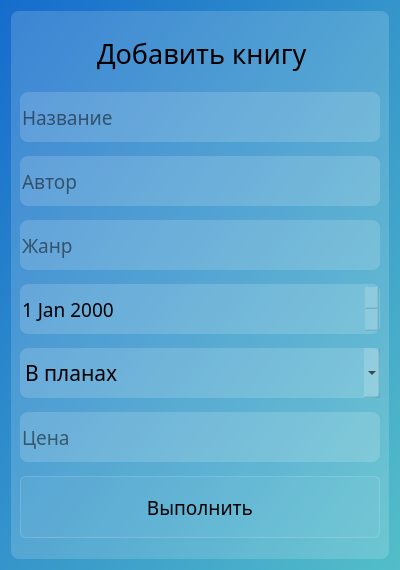
<?xml version="1.0" encoding="UTF-8"?>
<ui version="4.0">
 <class>Dialog</class>
 <widget class="QDialog" name="Dialog">
  <property name="geometry">
   <rect>
    <x>0</x>
    <y>0</y>
    <width>400</width>
    <height>570</height>
   </rect>
  </property>
  <property name="minimumSize">
   <size>
    <width>400</width>
    <height>570</height>
   </size>
  </property>
  <property name="maximumSize">
   <size>
    <width>400</width>
    <height>570</height>
   </size>
  </property>
  <property name="font">
   <font>
    <family>Microsoft YaHei UI Light</family>
   </font>
  </property>
  <property name="windowTitle">
   <string>BookTrack-change</string>
  </property>
  <property name="styleSheet">
   <string notr="true">background-color: qlineargradient(spread:pad, x1:0, y1:0, x2:1, y2:1, stop:0 rgba(22, 108, 204, 255), stop:1 rgba(83, 190, 201, 255));
</string>
  </property>
  <layout class="QVBoxLayout" name="verticalLayout_2">
   <item>
    <widget class="QFrame" name="frame">
     <property name="styleSheet">
      <string notr="true">border: none;
border-radius: 8px;
background-color: rgba(255, 255, 255, 40);
</string>
     </property>
     <layout class="QVBoxLayout" name="verticalLayout">
      <item>
       <widget class="QLabel" name="new_data_label">
        <property name="maximumSize">
         <size>
          <width>10000</width>
          <height>50</height>
         </size>
        </property>
        <property name="sizeIncrement">
         <size>
          <width>0</width>
          <height>0</height>
         </size>
        </property>
        <property name="font">
         <font>
          <family>Microsoft YaHei UI Light</family>
          <pointsize>20</pointsize>
         </font>
        </property>
        <property name="autoFillBackground">
         <bool>false</bool>
        </property>
        <property name="styleSheet">
         <string notr="true">border: none;
/*font-weight: bold;*/
font-size: 20pt;
background-color:none;
padding-left: 70px;
</string>
        </property>
        <property name="text">
         <string>Добавить книгу</string>
        </property>
        <property name="margin">
         <number>0</number>
        </property>
       </widget>
      </item>
      <item>
       <widget class="QLineEdit" name="le_title_description">
        <property name="minimumSize">
         <size>
          <width>0</width>
          <height>50</height>
         </size>
        </property>
        <property name="font">
         <font>
          <family>Microsoft YaHei UI Light</family>
          <pointsize>14</pointsize>
         </font>
        </property>
        <property name="autoFillBackground">
         <bool>false</bool>
        </property>
        <property name="styleSheet">
         <string notr="true">font-size: 14pt;
height: 40px;</string>
        </property>
        <property name="placeholderText">
         <string>Название</string>
        </property>
       </widget>
      </item>
      <item>
       <widget class="QLineEdit" name="le_author_description">
        <property name="minimumSize">
         <size>
          <width>0</width>
          <height>50</height>
         </size>
        </property>
        <property name="font">
         <font>
          <family>Microsoft YaHei UI Light</family>
          <pointsize>14</pointsize>
         </font>
        </property>
        <property name="autoFillBackground">
         <bool>false</bool>
        </property>
        <property name="styleSheet">
         <string notr="true">font-size: 14pt;
height: 40px;</string>
        </property>
        <property name="placeholderText">
         <string>Автор</string>
        </property>
       </widget>
      </item>
      <item>
       <widget class="QLineEdit" name="le_genre_description">
        <property name="minimumSize">
         <size>
          <width>0</width>
          <height>50</height>
         </size>
        </property>
        <property name="font">
         <font>
          <family>Microsoft YaHei UI Light</family>
          <pointsize>14</pointsize>
         </font>
        </property>
        <property name="styleSheet">
         <string notr="true">font-size: 14pt;
height: 40px;</string>
        </property>
        <property name="placeholderText">
         <string>Жанр</string>
        </property>
       </widget>
      </item>
      <item>
       <widget class="QDateEdit" name="de_date_description">
        <property name="minimumSize">
         <size>
          <width>0</width>
          <height>50</height>
         </size>
        </property>
        <property name="font">
         <font>
          <family>Microsoft YaHei UI Light</family>
          <pointsize>14</pointsize>
         </font>
        </property>
        <property name="styleSheet">
         <string notr="true">font-size: 14pt;
height: 40px;</string>
        </property>
        <property name="date">
         <date>
          <year>2000</year>
          <month>1</month>
          <day>1</day>
         </date>
        </property>
       </widget>
      </item>
      <item>
       <widget class="QComboBox" name="cb_status_description">
        <property name="minimumSize">
         <size>
          <width>0</width>
          <height>50</height>
         </size>
        </property>
        <property name="maximumSize">
         <size>
          <width>16777215</width>
          <height>16777215</height>
         </size>
        </property>
        <property name="font">
         <font>
          <family>Microsoft YaHei UI Light</family>
          <pointsize>14</pointsize>
          <weight>3</weight>
          <italic>false</italic>
          <bold>false</bold>
         </font>
        </property>
        <property name="styleSheet">
         <string notr="true">QComboBox{
font-size: 16pt;
height: 40px;
font: 25 14pt &quot;Microsoft YaHei UI Light&quot;;
}

QComboBox:editable {
background-color: qlineargradient(spread:pad, x1:0, y1:0, x2:1, y2:1, stop:0 rgba(22, 108, 204, 255), stop:1 rgba(83, 190, 201, 255));
}
</string>
        </property>
        <property name="editable">
         <bool>false</bool>
        </property>
        <property name="currentText">
         <string>В планах</string>
        </property>
        <property name="currentIndex">
         <number>0</number>
        </property>
        <item>
         <property name="text">
          <string>В планах</string>
         </property>
        </item>
        <item>
         <property name="text">
          <string>Брошено</string>
         </property>
        </item>
        <item>
         <property name="text">
          <string>В процессе</string>
         </property>
        </item>
        <item>
         <property name="text">
          <string>Прочитано</string>
         </property>
        </item>
       </widget>
      </item>
      <item>
       <widget class="QLineEdit" name="le_price_description">
        <property name="minimumSize">
         <size>
          <width>0</width>
          <height>50</height>
         </size>
        </property>
        <property name="font">
         <font>
          <family>Microsoft YaHei UI Light</family>
          <pointsize>14</pointsize>
         </font>
        </property>
        <property name="styleSheet">
         <string notr="true">font-size: 14pt;
height: 40px;</string>
        </property>
        <property name="placeholderText">
         <string>Цена</string>
        </property>
       </widget>
      </item>
      <item>
       <widget class="QPushButton" name="save_pushButton">
        <property name="font">
         <font>
          <family>Microsoft YaHei UI Light</family>
          <pointsize>14</pointsize>
         </font>
        </property>
        <property name="styleSheet">
         <string notr="true">QPushButton{
font-size: 14pt;
background-color: rgba(255, 255, 255, 10);
border: 1px solid rgba(255, 255, 255, 40);
border-radius: 6px;
height: 60px;
}

QPushButton:hover{
background-color: rgba(255, 255, 255, 40);
}

QPushButton:pressed{
background-color: rgba(255, 255, 255, 80);
}</string>
        </property>
        <property name="text">
         <string>Выполнить</string>
        </property>
        <property name="icon">
         <iconset resource="res-ad-ed.qrc">
          <normaloff>:/newPrefix/icons_black/save_FILL0_wght400_GRAD0_opsz48.svg</normaloff>:/newPrefix/icons_black/save_FILL0_wght400_GRAD0_opsz48.svg</iconset>
        </property>
        <property name="iconSize">
         <size>
          <width>30</width>
          <height>30</height>
         </size>
        </property>
       </widget>
      </item>
     </layout>
    </widget>
   </item>
  </layout>
 </widget>
 <resources>
  <include location="res-ad-ed.qrc"/>
 </resources>
 <connections/>
</ui>
